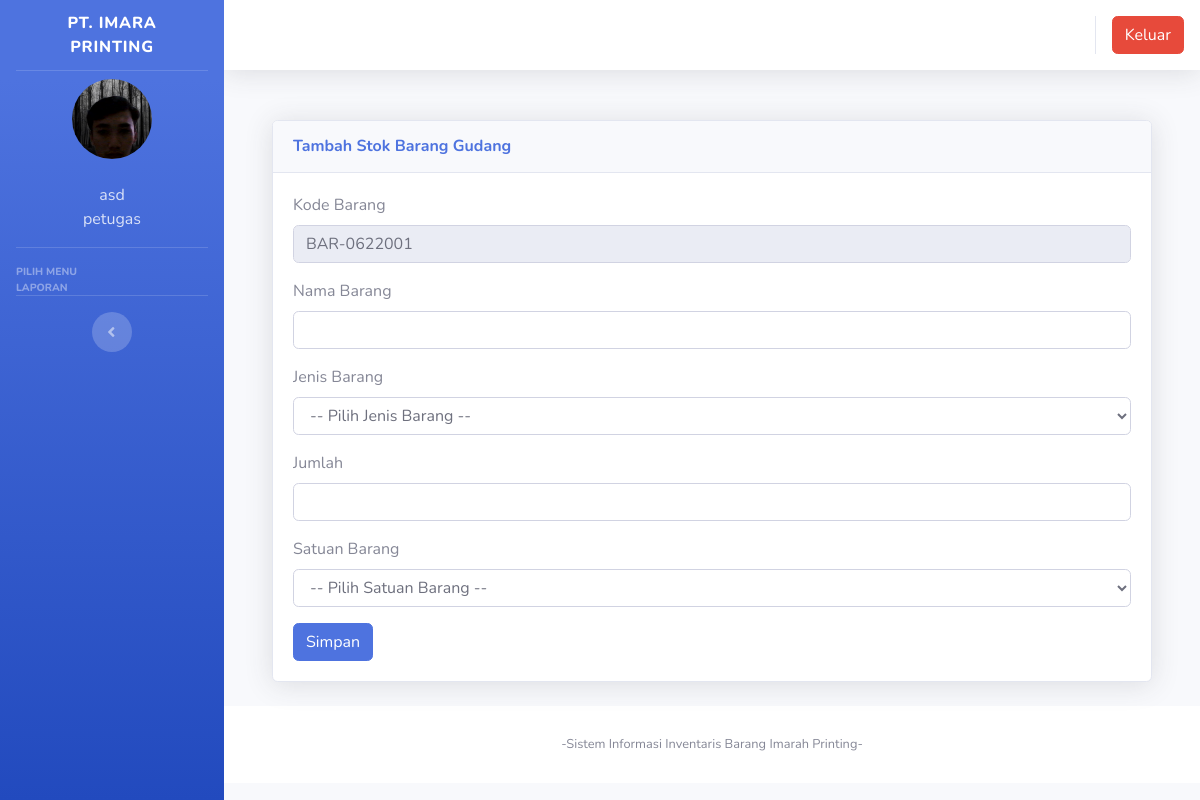
The app's page /index.php?page=gudang&aksi=tambahgudang (signed in) with its own data.
### tables this page shows
CREATE TABLE `users` (
  `id` int(11) NOT NULL,
  `nik` varchar(10) NOT NULL,
  `nama` varchar(100) NOT NULL,
  `alamat` varchar(200) NOT NULL,
  `telepon` varchar(100) NOT NULL,
  `username` varchar(100) NOT NULL,
  `password` varchar(100) NOT NULL,
  `level` varchar(25) NOT NULL DEFAULT 'member',
  `foto` varchar(25) NOT NULL
);

### page/gudang/tambahgudang.php (the view, shortened to what this page needs)
<?php
$get_kode_barang = $_GET['kode_barang'];
$format = $nama_barang = $jenis_barang = $satuan = $jumlah = $jenis_gudang = "";
$koneksi = new mysqli("localhost","root","","inventori");
if(!ISSET($get_kode_barang)){
	$no = mysqli_query($koneksi, "select kode_barang from gudang order by kode_barang desc");
	$kdbarang = mysqli_fetch_array($no);
	$kode = $kdbarang['kode_barang'];
	$urut = substr($kode, 8, 3);
	$tambah = (int) $urut + 1;
	$bulan = date("m");
	$tahun = date("y");
	if(strlen($tambah) == 1){
		$format = "BAR-".$bulan.$tahun."00".$tambah;
	} else if(strlen($tambah) == 2){
		$format = "BAR-".$bulan.$tahun."0".$tambah;
	} else{
		$format = "BAR-".$bulan.$tahun.$tambah;
	}
}
?>
<form method="POST" enctype="multipart/form-data">
 <div class="container-fluid">
          <div class="card shadow mb-4">
            <div class="card-header py-3">
              <h6 class="m-0 font-weight-bold text-primary"><?php if(ISSET($get_kode_barang)) echo "Ubah"; else echo "Tambah"?> Stok Barang Gudang</h6>
            </div>
            <div class="card-body">
              <div class="table-responsive">
							<div class="body">
                            <div class="form-group">
								<label for="">Kode Barang</label>
                               <div class="form-line">
                                  <input type="text" name="kode_barang" class="form-control" id="kode_barang" value="<?php echo $format; ?>" readonly />
							</div>
                            </div>
							<label for="">Nama Barang</label>
                            <div class="form-group">
                               <div class="form-line">
                                <input type="text" name="nama_barang" class="form-control" value="<?=$nama_barang?>" required />
							</div>
                            </div>
							<label for="">Jenis Barang</label>
                            <div class="form-group">
                               <div class="form-line">
									<select name="jenis_barang" class="form-control" >
									<option value="">-- Pilih Jenis Barang  --</option>
									</select>
								</div>
                            </div>
                            <label for="">Jumlah</label>
                            <div class="form-group">
                               <div class="form-line">
                                <input type="number" name="jumlah" class="form-control" id="jumlah" value="<?php echo $jumlah; ?>" required <?php if(ISSET($get_kode_barang)) echo 'readOnly'?> />
								</div>
                            </div>
							<label for="">Satuan Barang</label>
                            <div class="form-group">
                               <div class="form-line">
                                <select name="satuan" class="form-control" >
								<option value="">-- Pilih Satuan Barang --</option>
								</select>
							</div>
                            </div>
							<input type="submit" name="simpan" value="Simpan" class="btn btn-primary">
							</form>

### index.php (shortened to what this page needs)
<?php
	$koneksi = new mysqli("localhost","root","","inventori");
?>
<!DOCTYPE html>
<html lang="en">
<head>
  <link href="vendor/fontawesome-free/css/all.min.css" rel="stylesheet" type="text/css">
  <link href="css/sb-admin-2.min.css" rel="stylesheet">
  <link href="vendor/datatables/dataTables.bootstrap4.min.css" rel="stylesheet">
  <link href="vendor/sweetalert2/sweetalert2.min.css" rel="stylesheet">
  <link href="css/sb-admin-2.min.css" rel="stylesheet">
</head>
<body id="page-top">
  <div id="wrapper">
    <ul class="navbar-nav bg-gradient-primary sidebar sidebar-dark accordion" id="accordionSidebar">
      <a class="sidebar-brand d-flex align-items-center justify-content-center" href="index3.php">
        <div class="sidebar-brand-text mx-2">PT. IMARA PRINTING</div>
      </a>
      <hr class="sidebar-divider my-0">
 <?php
   if ($_SESSION['id']) {
	   $user = $_SESSION['id'];
   }
   $sql =$koneksi->query("select * from users where id='$user'");
   $data = $sql->fetch_assoc();
   ?>
    <li class="d-flex align-items-center justify-content-center">
        <a class="nav-link">
		 <img src="img/<?php echo $data['foto']?>" class="img-circle" alt="User" style="width:80px;height:80px;object-fit:cover;border-radius: 80px;"/></a>
	  </li>
		 <li class="nav-item ">
        <a class="nav-link">
         	<div class="d-flex align-items-center justify-content-center" class="name">  <?php echo  $data['nama'];?></div></font>
			<div class="d-flex align-items-center justify-content-center" class="email"><?php echo $data['level'];?></div>
		 </a>
      </li>
      <hr class="sidebar-divider">
      <div class="sidebar-heading">
        Pilih Menu
      </div>
      <div class="sidebar-heading">
        Laporan
      </div>
      <hr class="sidebar-divider d-none d-md-block">
      <div class="text-center d-none d-md-inline">
        <button class="rounded-circle border-0" id="sidebarToggle"></button>
      </div>
    </ul>
    <div id="content-wrapper" class="d-flex flex-column">
      <div id="content">
        <nav class="navbar navbar-expand navbar-light bg-white topbar mb-4 static-top shadow">
          <ul class="navbar-nav ml-auto">
            <li class="nav-item dropdown no-arrow">
			 <div class="top-menu">
        <ul class="nav pull-right top-menu">
           <li><a onclick="return confirm('Apakah anda yakin akan logout?')" class="btn btn-danger" class="logout" href="logout.php">Keluar</a></li>
        </ul>
      </div>
            </li>
          </ul>
        </nav>
        <div class="container-fluid">
		 <section class="content">
		  <?php
			   $page = $_GET['page'];
			   $aksi = $_GET['aksi'];
         $pecah_page = explode("_", $page);
         if(ISSET($pecah_page[1]) ) {
           include "page/".$pecah_page[0]."/".$page.".php";
         }
         else {
           include "page/".$page."/".$aksi.".php";
         }
			?>
    </section>
</div>
      <footer class="sticky-footer bg-white">
        <div class="container my-auto">
          <div class="copyright text-center my-auto">
            <span>-Sistem Informasi Inventaris Barang Imarah Printing-</span>
          </div>
        </div>
      </footer>
    </div>
  </div>
  </div>
</body>
</html>

### records on screen
users: foto (picture), nama "asd", level "petugas"
